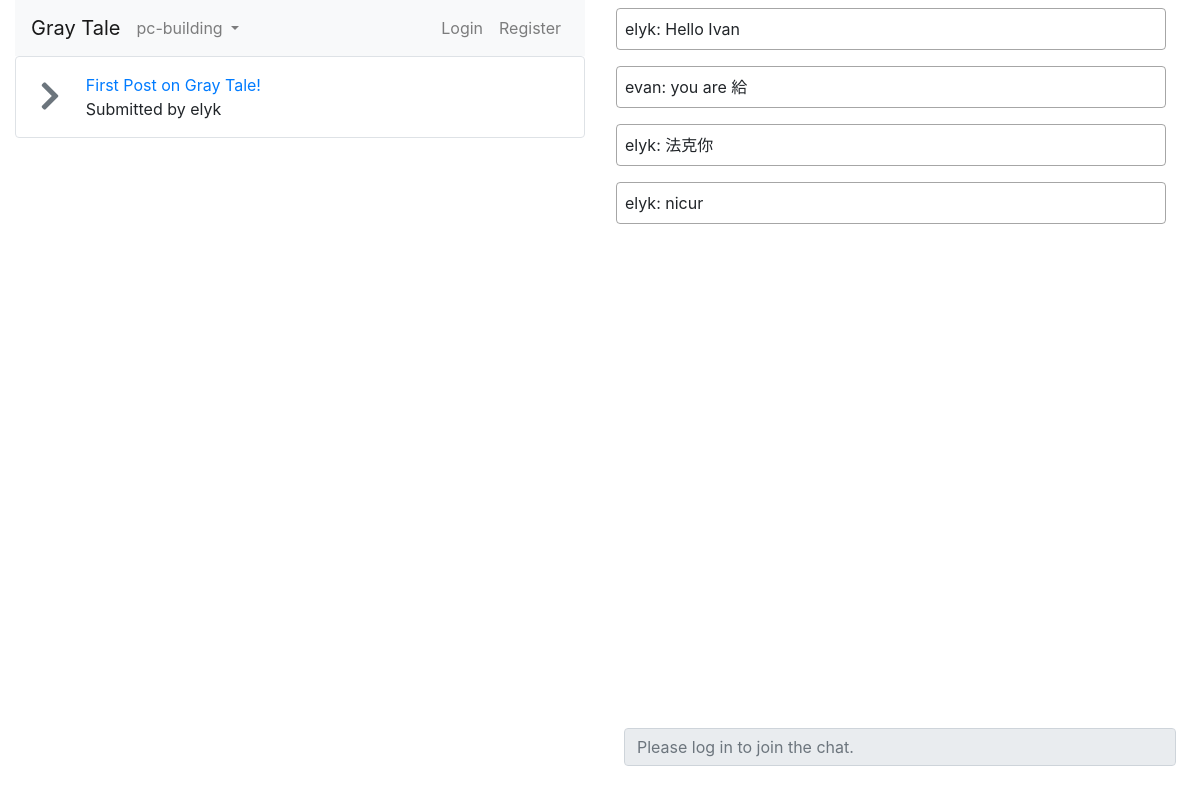
Before: /g/pc-building/ with the older database file.
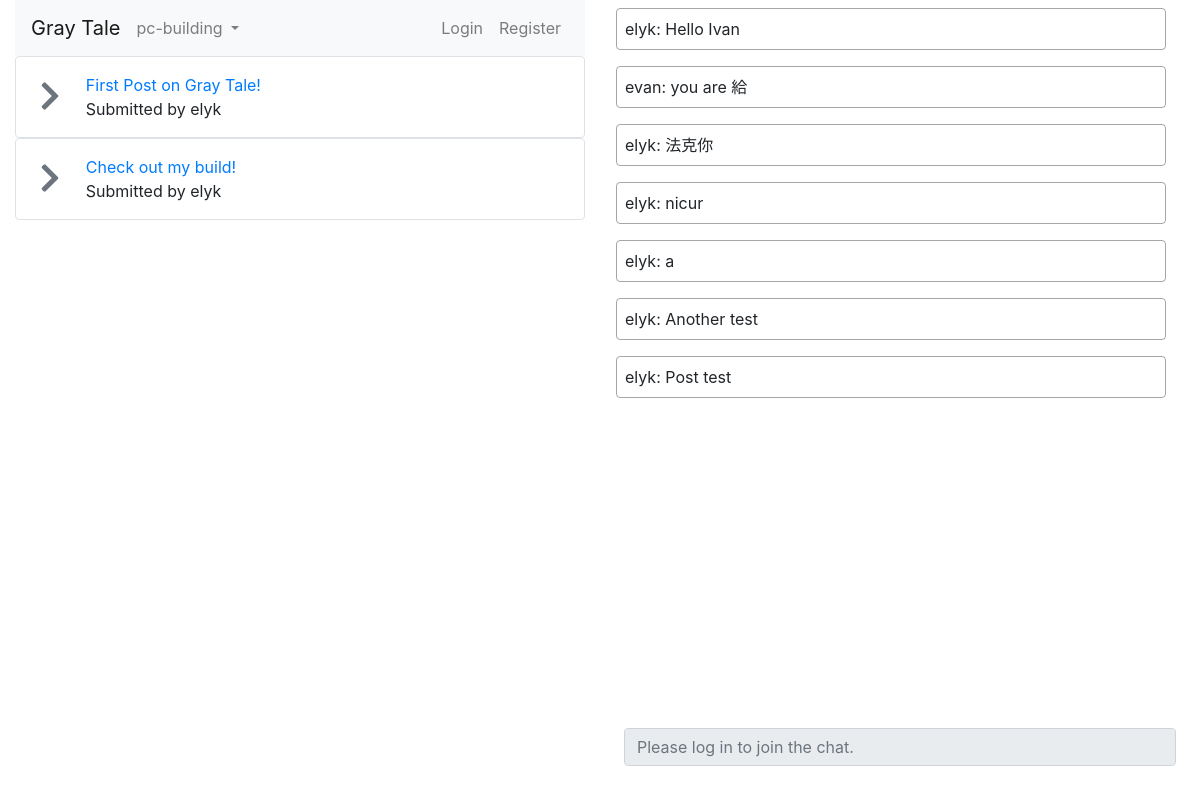
After: the same page with the newer database file.
### chatbox/models.py (models this page shows, shortened)
class Post(models.Model):
    dt = datetime.now()
    username = models.CharField(max_length=32,default='user')
    topic = models.CharField(max_length=32, default='graytale')
    url = models.URLField(max_length=250)
    text = models.TextField(blank=True,max_length=10000)
    title = models.CharField(max_length=64, default='')
    datetime = models.IntegerField(default=time.mktime(dt.timetuple()))

class Message(models.Model):
    dt = datetime.now()
    username = models.CharField(max_length=32,default='user')
    message_text = models.CharField(max_length=1000)
    room_name = models.CharField(max_length=200,default='lobby')
    post_id = models.IntegerField(default=0)
    datetime = models.IntegerField(default=time.mktime(dt.timetuple()))

### chatbox/views.py (the view)
# urls.py: url(r'^g/(?P<room_name>[^/]+)/$',views.room,name='room'),
def room(request, room_name='graytale'):
    messages = Message.objects.filter(room_name=room_name, post_id=0).order_by('datetime')[:20]
    if room_name == 'graytale':
        posts = Post.objects.order_by('datetime')[:10]
    else:
        posts = Post.objects.filter(topic=room_name).order_by('datetime')[:10]
    return render(request,'chat/room.html', {
        'room_name': mark_safe(room_name),
        'room_name_json': mark_safe(json.dumps(room_name)),
        'chat_history' : messages,
        'posts': posts,
    })

### chatbox/templates/chat/room.html (shortened to what this page needs)
{% extends "chat/base.html" %}
{% load static %}
{% block site_head %}
    <link rel="stylesheet" href="{% static 'css/chatbox.css' %}">
{% endblock site_head %}
{% block content %}
        <div class="row h-100">
            <div class="posts col-md-6">
                <nav class="navbar navbar-expand-lg navbar-light bg-light">
                    <ul class="navbar-nav mr-auto">
                        <li class="nav-item">
                            <a class="navbar-brand mr-auto" href="{% url 'index' %}">Gray Tale</a>
                        </li>
                        <li class="nav-item dropdown">
                            <a class="nav-link dropdown-toggle" href="#" id="navbarDropdown" role="button" data-toggle="dropdown" aria-haspopup="true" aria-expanded="false">
                                {{room_name}}
                            </a>
                        </li>
                    </ul>
                    <ul class="navbar-nav ml-auto">
                        {% if user.is_authenticated %}
                        <li class="nav-item my-auto">
                            <span>Hi, {{ user }}!</span>
                        </li>
                        <li class="nav-item">
                            <a class="nav-link" href="{% url 'logout' %}">Logout</a>
                        </li>
                        {% else %}
                        <li class="nav-item">
                            <a class="nav-link" data-toggle="modal" data-target="#modal" href="{% url 'login' %}">Login</a>
                        </li>
                        <li class="nav-item">
                            <a class="nav-link" data-toggle="modal" data-target="#modal" href="{% url 'register' %}">Register</a>
                        </li>
                        {% endif %}
                    </ul>
                </nav>
                <div id="posts-window" class="posts-wrapper pre-scrollable">
                    {% for post in posts %}
                        <div class="gt-post border rounded py-3 px-4">
                            <div class="row">
                                <div class="col-md-1 my-auto">
                                    <a href="{% url 'index' %}g/{{post.topic}}/{{post.id}}" class="text-secondary"><i class="fas fa-chevron-right fa-2x"></i></a>
                                </div>
                                <div class="gt-post-details col-md-11">
                                    <div class="gt-post-link">
                                        <a href="{{post.url}}">{{post.title}}</a>
                                    </div>
                                    Submitted by {{post.username}}
                                </div>
                            </div>
                        </div>
                    {% endfor %}
                </div>
            </div>
            <div class="col-md-6" id="chat-log">
                <div id="chat-log-window" class="chat-log-wrapper pre-scrollable">
                    <div class="row" id="chat-log-div">
                    {% for msg in chat_history %}
                        <div class="chat-line col-md-11">
                            <span class="msg-text">{{msg.username}}: {{msg.message_text}}</span>
                        </div>
                    {% endfor %}
                    </div>
                </div>
                <div class="chat-input-wrapper">
                    <div class="row">
                        {% if user.is_authenticated %}
                        <input id="chat-message-input" class="form-control col-md-12" type="text" placeholder="Press 'Enter' to send a message"/>
                        {% else %}
                        <input id="chat-message-input" class="form-control col-md-12" type="text" size="2000" placeholder="Please log in to join the chat." disabled/>
                        {% endif %}
                    </div>
                </div>
            </div>
        </div>
{% endblock content %}

Changed rows visible on the page:
added Post: title "Check out my build!", username "elyk"
added Message: username "elyk", message_text "a"
added Message: username "elyk", message_text "Another test"
added Message: username "elyk", message_text "Post test"
